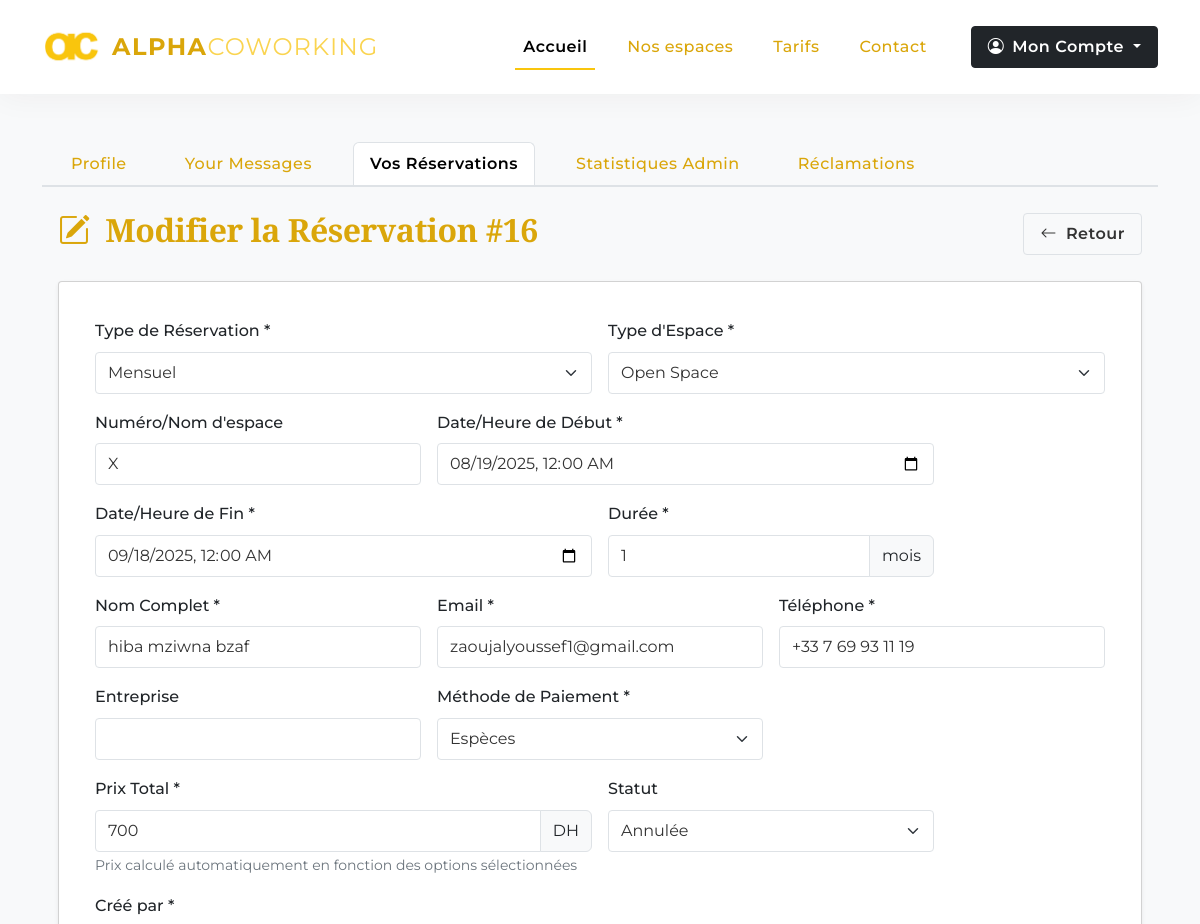
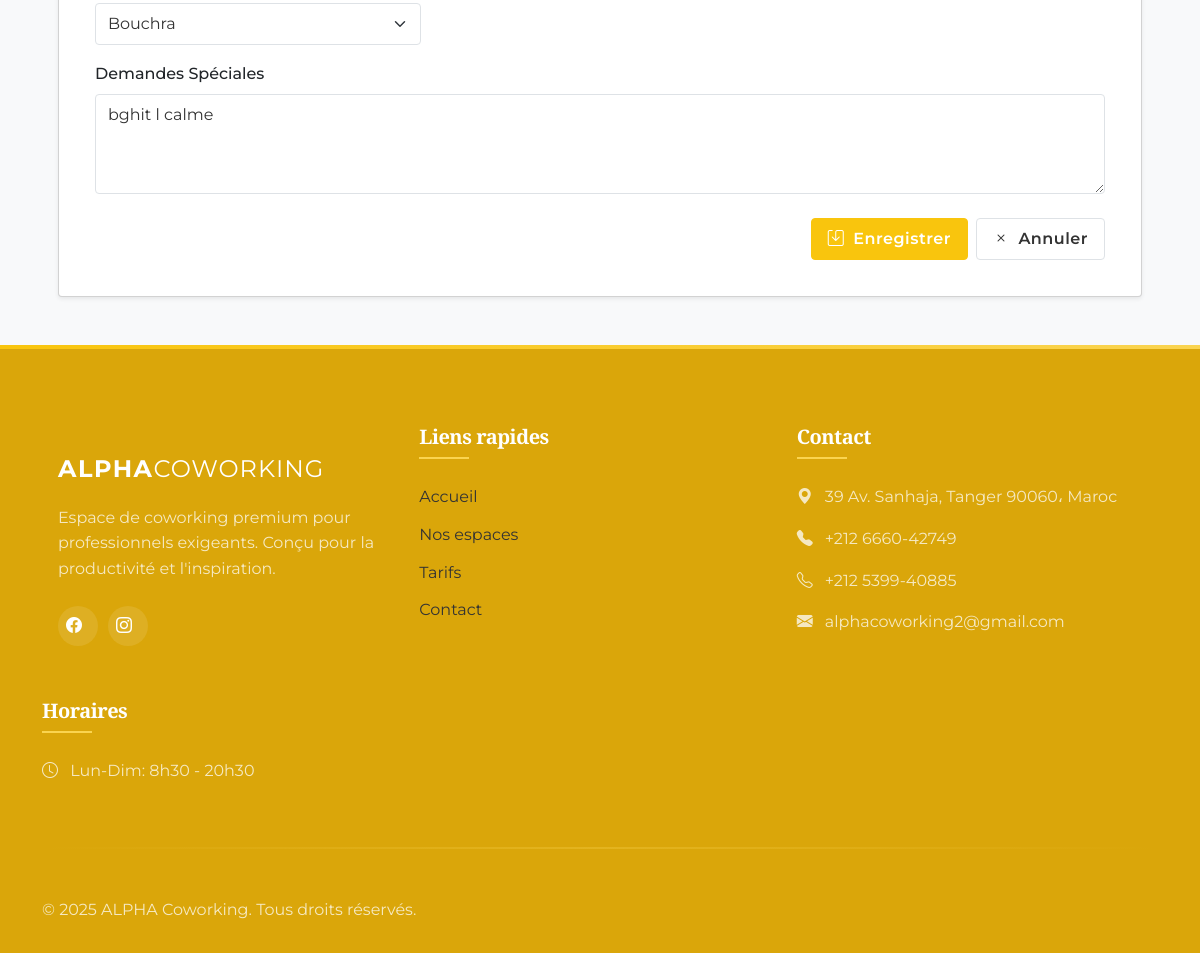
Page /dashboard/bookings/16/edit (signed in) on the committed database (2 pictures, top to bottom).
### pythonic/models.py (models this page shows, shortened)
class Booking(db.Model):
    id = db.Column(db.Integer, primary_key=True)
    space_number = db.Column(db.String(20))  # Nouveau champ
    booking_type = db.Column(db.String(20), nullable=False)  # hourly, daily, monthly
    space_type = db.Column(db.String(20), nullable=True)    # Ajoutez cette ligne
    start_datetime = db.Column(db.DateTime, nullable=False)
    end_datetime = db.Column(db.DateTime, nullable=False)
    duration = db.Column(db.Integer, nullable=False)  # en heures, jours ou mois selon le type
    full_name = db.Column(db.String(50), nullable=False)
    email = db.Column(db.String(120), nullable=False)
    phone = db.Column(db.String(20), nullable=False)
    meeting_capacity = db.Column(db.String(10), nullable=True)
    company = db.Column(db.String(50))
    special_requests = db.Column(db.Text)
    payment_method = db.Column(db.String(30), nullable=False)
    total_price = db.Column(db.Float, nullable=False)
    status = db.Column(db.String(20), nullable=False, default='pending')  # pending, confirmed, cancelled, completed
    date_created = db.Column(db.DateTime, nullable=False, default=datetime.utcnow)
    created_by = db.Column(db.String(50), nullable=False,default="En ligne")  # ou "Bouchra" selon votre logique

### pythonic/reservation/routes.py (the view)
@booking_bp.route('/dashboard/bookings/<int:booking_id>/edit', methods=['GET'])
@login_required
def edit_booking(booking_id):
    booking = Booking.query.get_or_404(booking_id)
    return render_template('edit_booking.html', booking=booking, active_tab='bookings')

### pythonic/models.py (called while the page is built)
@login_manager.user_loader
def load_user(user_id):
    return User.query.get(int(user_id))

### pythonic/templates/edit_booking.html (shortened to what this page needs)
{% extends "dashboard.html" %}
{% block bookings %}
<div class="container-fluid mt-4">
    <div class="d-flex justify-content-between align-items-center mb-4">
        <h2><i class="bi bi-pencil-square me-2"></i> Modifier la Réservation #{{ booking.id }}</h2>
        <a href="{{ url_for('reservation.booking_detail', booking_id=booking.id) }}" class="btn btn-outline-secondary">
            <i class="bi bi-arrow-left me-1"></i> Retour
        </a>
    </div>
    <div class="card shadow-sm">
        <div class="card-body">
            <form method="POST" action="{{ url_for('reservation.update_booking', booking_id=booking.id) }}">
                <div class="row g-3">
                    <div class="col-md-6">
                        <label for="bookingType" class="form-label">Type de Réservation *</label>
                        <select class="form-select" id="bookingType" name="bookingType" required>
                            <option value="monthly" {% if booking.booking_type == 'monthly' %}selected{% endif %}>Mensuel</option>
                        </select>
                    </div>
                    <div class="col-md-6">
                        <label for="spaceType" class="form-label">Type d'Espace *</label>
                        <select class="form-select" id="spaceType" name="spaceType" required>
                            <option value="open" {% if booking.space_type == 'open' %}selected{% endif %}>Open Space</option>
                        </select>
                    </div>
                    <div class="col-md-4">
                        <label for="spaceNumber" class="form-label">Numéro/Nom d'espace</label>
                        <input type="text" class="form-control" id="spaceNumber" name="spaceNumber"
                            value="{{ booking.space_number if booking.space_number else '' }}"
                            placeholder="">
                    </div>
                    <div class="col-md-6">
                        <label for="startDatetime" class="form-label">Date/Heure de Début *</label>
                        <input type="datetime-local" class="form-control" id="startDatetime" name="startDatetime"
                               value="{{ booking.start_datetime.strftime('%Y-%m-%dT%H:%M') }}" required>
                    </div>
                    <div class="col-md-6">
                        <label for="endDatetime" class="form-label">Date/Heure de Fin *</label>
                        <input type="datetime-local" class="form-control" id="endDatetime" name="endDatetime"
                               value="{{ booking.end_datetime.strftime('%Y-%m-%dT%H:%M') }}" required>
                    </div>
                    <div class="col-md-4">
                        <label for="duration" class="form-label">Durée *</label>
                        <div class="input-group">
                            <input type="number" class="form-control" id="duration" name="duration"
                                   value="{{ booking.duration if booking.duration else '' }}" required>
                            <span class="input-group-text" id="durationUnit">
                            </span>
                        </div>
                    </div>
                    <div class="col-md-4">
                        <label for="fullName" class="form-label">Nom Complet *</label>
                        <input type="text" class="form-control" id="fullName" name="fullName"
                               value="{{ booking.full_name }}" required>
                    </div>
                    <div class="col-md-4">
                        <label for="email" class="form-label">Email *</label>
                        <input type="email" class="form-control" id="email" name="email"
                               value="{{ booking.email }}" >
                    </div>
                    <div class="col-md-4">
                        <label for="phone" class="form-label">Téléphone *</label>
                        <input type="text" class="form-control" id="phone" name="phone"
                               value="{{ booking.phone }}" >
                    </div>
                    <div class="col-md-4">
                        <label for="company" class="form-label">Entreprise</label>
                        <input type="text" class="form-control" id="company" name="company"
                               value="{{ booking.company }}">
                    </div>
                    <div class="col-md-4">
                        <label for="paymentMethod" class="form-label">Méthode de Paiement *</label>
                        <select class="form-select" id="paymentMethod" name="paymentMethod" required>
                            <option value="cash" {% if booking.payment_method == 'cash' %}selected{% endif %}>Espèces</option>
                        </select>
                    </div>
                    <div class="col-md-6">
                        <label for="totalPrice" class="form-label">Prix Total *</label>
                        <div class="input-group">
                            <input type="number" step="0.01" class="form-control" id="totalPrice" name="totalPrice"
                                value="{{ booking.total_price if booking.total_price else '' }}" required>
                            <span class="input-group-text">DH</span>
                        </div>
                        <small class="text-muted">Prix calculé automatiquement en fonction des options sélectionnées</small>
                    </div>
                    <div class="col-md-4">
                        <label for="status" class="form-label">Statut</label>
                        <select class="form-select" id="status" name="status">
                            <option value="cancelled" {% if booking.status == 'cancelled' %}selected{% endif %}>Annulée</option>
                        </select>
                    </div>
                    <div class="col-md-4">
                        <label for="createdBy" class="form-label">Créé par *</label>
                        <select class="form-select" id="createdBy" name="createdBy" required>
                            <option value="Bouchra" {% if booking.created_by == 'Bouchra' %}selected{% endif %}>Bouchra</option>
                        </select>
                    </div>
                    <div class="col-12">
                        <label for="specialRequests" class="form-label">Demandes Spéciales</label>
                        <textarea class="form-control" id="specialRequests" name="specialRequests" rows="2">{{ booking.special_requests }}</textarea>
                    </div>
                </div>
                <div class="d-flex justify-content-end mt-4">
                    <button type="submit" class="btn btn-primary">
                        <i class="bi bi-save me-1"></i> Enregistrer
                    </button>
                    <a href="{{ url_for('reservation.booking_detail', booking_id=booking.id) }}" class="btn btn-outline-secondary ms-2">
                        <i class="bi bi-x me-1"></i> Annuler
                    </a>
                </div>
            </form>
        </div>
    </div>
</div>
{% endblock %}

### pythonic/templates/layout.html (style rules this page uses)
:root { --primary-gradient: linear-gradient(135deg, #f9c50d 0%, #ff9500 100%); --primary-shadow: rgba(249, 197, 13, 0.4); --primary-light: rgba(249, 197, 13, 0.1); --marron-fonce: #daa60a; --marron-dore: #f9c50d; --marron-clair: #fad450; --beige: #333333; --beige-clair: #F8F9FA; --blanc: #FFFFFF; --noir: #212121; --transition: all 0.4s cubic-bezier(0.645, 0.045, 0.355, 1); }
body { font-family: 'Montserrat', sans-serif; background-color: var(--beige-clair); color: var(--noir); overflow-x: hidden; line-height: 1.6; }
h1, h2, h3, h4, h5, .display-1, .display-2, .display-3 { font-family: 'Playfair Display', serif; font-weight: 600; color: var(--marron-fonce); letter-spacing: -0.5px; }
.btn { padding: 10px 24px; font-weight: 600; letter-spacing: 0.5px; border-radius: 0; transition: var(--transition); position: relative; overflow: hidden; }
.btn-primary { background-color: var(--marron-dore); border-color: var(--marron-dore); color: var(--blanc); }
.text-muted { color: var(--marron-fonce) !important; }

### pythonic/templates/edit_booking.html (style rules this page uses)
:root { --primary-color: #f9c50d; --secondary-color: #2ecc71; --accent-color: #e74c3c; --text-color: #333; --light-gray: #f8f9fa; --border-color: #dee2e6; --shadow: 0 4px 6px rgba(0, 0, 0, 0.1); --border-radius: 0.25rem; --font-family: 'Roboto', sans-serif; }
.card { background-color: white; border-radius: var(--border-radius); box-shadow: var(--shadow); padding: 20px; margin-bottom: 20px; }
.form-label { font-weight: 500; margin-bottom: 0.5rem; display: block; }
.form-control, .form-select { width: 100%; padding: 0.5rem 0.75rem; font-size: 1rem; line-height: 1.5; color: var(--text-color); background-color: white; background-clip: padding-box; border: 1px solid var(--border-color); border-radius: var(--border-radius); transition: border-color 0.15s ease-in-out, box-shadow 0.15s ease-in-out; }
.btn { padding: 0.5rem 1rem; font-size: 1rem; line-height: 1.5; border-radius: var(--border-radius); cursor: pointer; transition: background-color 0.15s ease-in-out; }
.btn-primary { background-color: var(--primary-color); border-color: var(--primary-color); color: white; }
.btn-outline-secondary { background-color: transparent; border-color: var(--border-color); color: var(--text-color); }
.bi { margin-right: 0.5rem; }
.row { display: flex; flex-wrap: wrap; margin-right: -0.5rem; margin-left: -0.5rem; }
.col-md-6, .col-md-4, .col-12 { padding-right: 0.5rem; padding-left: 0.5rem; }
.col-md-6 { flex: 0 0 50%; max-width: 50%; }
.col-md-4 { flex: 0 0 33.333333%; max-width: 33.333333%; }
.col-12 { flex: 0 0 100%; max-width: 100%; }
input[type="datetime-local"] { padding: 0.5rem 0.75rem; }
#specialRequests { resize: vertical; min-height: 100px; }
.container-fluid { padding-right: 1rem; padding-left: 1rem; margin-right: auto; margin-left: auto; width: 100%; }
.d-flex { display: flex; }
.justify-content-between { justify-content: space-between; }
.align-items-center { align-items: center; }
.mb-4 { margin-bottom: 1.5rem; }
.mt-4 { margin-top: 1.5rem; }
.ms-2 { margin-left: 0.5rem; }
.me-2 { margin-right: 0.5rem; }
.me-1 { margin-right: 0.25rem; }
.text-muted { color: #6c757d !important; }

### rows in the picture
Booking: id "16", bookingType "Mensuel", spaceType "Open Space", spaceNumber "X", startDatetime "08/19/2025 00:00", endDatetime "09/18/2025 00:00", duration "1", fullName "hiba mziwna bzaf", email "zaoujalyoussef1@gmail.com", phone "+33 7 69 93 11 19", paymentMethod "Espèces", totalPrice "700", status "Annulée", specialRequests "bghit l calme"
